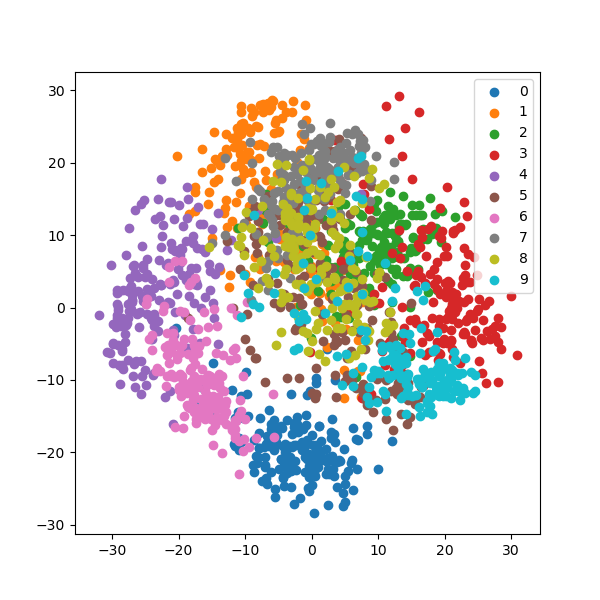

This chart was generated by the following Python code:
import numpy as np

import sklearn as sk
from sklearn import datasets

import matplotlib.pyplot as plt
plt.switch_backend('agg')


from myPCA import myPCA, ProjectDatapoints




X,r = datasets.load_digits(return_X_y=True)

N = X.shape[0] # number of samples in X
d = X.shape[1] # number of features in X


W,mu = myPCA(X,2)

X_new = ProjectDatapoints(X,W,mu)


# plot the projected digits on R^2
fig,ax = plt.subplots(1,1,figsize=(6, 6))

cmap= plt.cm.get_cmap('tab10')

for i in range(10):
    x_i = X_new[r==i]
    ax.scatter(x_i[:,0],x_i[:,1],color=cmap(i),label='{}'.format(i))

ax.legend()
fig.savefig('hw2q3.png')
